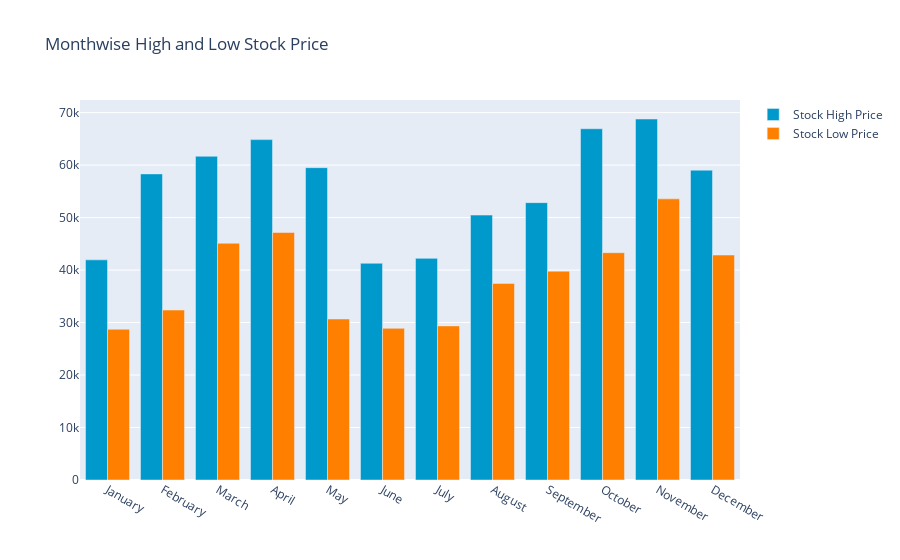

Notebook code cell kept with this figure:
### Code cell
monthvise_high = y_2021.groupby(y_2021['Date'].dt.strftime('%B'))['High'].max()
monthvise_high = monthvise_high.reindex(new_order, axis=0)

monthvise_low = y_2021.groupby(y_2021['Date'].dt.strftime('%B'))['Low'].min()
monthvise_low = monthvise_low.reindex(new_order, axis=0)

fig = go.Figure()
fig.add_trace(go.Bar(
    x=monthvise_high.index,
    y=monthvise_high,
    name='Stock High Price',
    marker_color='rgb(0, 153, 204)'
))
fig.add_trace(go.Bar(
    x=monthvise_low.index,
    y=monthvise_low,
    name='Stock Low Price',
    marker_color='rgb(255, 128, 0)'
))

fig.update_layout(barmode='group', 
                  title='Monthwise High and Low Stock Price')
fig.show()

### Figure 1 — Plotly figure (JSON) as saved in the notebook; plotly's stock layout.template omitted (floating-point values rounded to 4 significant figures)
{"data": [{"marker": {"color": "rgb(0, 153, 204)"}, "name": "Stock High Price", "type": "bar", "x": ["January", "February", "March", "April", "May", "June", "July", "August", "September", "October", "November", "December"], "y": [41950.0, 58330.0, 61680.0, 64860.0, 59520.0, 41300.0, 42240.0, 50480.0, 52850.0, 66930.0, 68790.0, 59040.0]}, {"marker": {"color": "rgb(255, 128, 0)"}, "name": "Stock Low Price", "type": "bar", "x": ["January", "February", "March", "April", "May", "June", "July", "August", "September", "October", "November", "December"], "y": [28720.0, 32380.0, 45120.0, 47160.0, 30680.0, 28890.0, 29360.0, 37460.0, 39790.0, 43320.0, 53570.0, 42870.0]}], "layout": {"autosize": true, "barmode": "group", "title": {"text": "Monthwise High and Low Stock Price"}, "xaxis": {"autorange": true, "range": [-0.5, 11.5], "type": "category"}, "yaxis": {"autorange": true, "range": [0, 72410.0], "type": "linear"}}}
